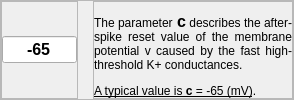
                        <widget class="QFrame" name="c_Izhik_frame">
                         <property name="frameShape">
                          <enum>QFrame::StyledPanel</enum>
                         </property>
                         <property name="frameShadow">
                          <enum>QFrame::Raised</enum>
                         </property>
                         <layout class="QHBoxLayout" name="horizontalLayout_24">
                          <property name="spacing">
                           <number>15</number>
                          </property>
                          <property name="leftMargin">
                           <number>0</number>
                          </property>
                          <property name="topMargin">
                           <number>0</number>
                          </property>
                          <property name="rightMargin">
                           <number>0</number>
                          </property>
                          <property name="bottomMargin">
                           <number>0</number>
                          </property>
                          <item>
                           <widget class="QFrame" name="c_value_frame">
                            <property name="frameShape">
                             <enum>QFrame::StyledPanel</enum>
                            </property>
                            <property name="frameShadow">
                             <enum>QFrame::Raised</enum>
                            </property>
                            <layout class="QHBoxLayout" name="horizontalLayout_25">
                             <property name="spacing">
                              <number>0</number>
                             </property>
                             <property name="leftMargin">
                              <number>0</number>
                             </property>
                             <property name="topMargin">
                              <number>0</number>
                             </property>
                             <property name="rightMargin">
                              <number>0</number>
                             </property>
                             <property name="bottomMargin">
                              <number>0</number>
                             </property>
                             <item>
                              <widget class="QLineEdit" name="c_value">
                               <property name="sizePolicy">
                                <sizepolicy hsizetype="Fixed" vsizetype="Fixed">
                                 <horstretch>0</horstretch>
                                 <verstretch>0</verstretch>
                                </sizepolicy>
                               </property>
                               <property name="minimumSize">
                                <size>
                                 <width>75</width>
                                 <height>0</height>
                                </size>
                               </property>
                               <property name="maximumSize">
                                <size>
                                 <width>75</width>
                                 <height>16777215</height>
                                </size>
                               </property>
                               <property name="font">
                                <font>
                                 <pointsize>12</pointsize>
                                 <bold>true</bold>
                                </font>
                               </property>
                               <property name="styleSheet">
                                <string notr="true"/>
                               </property>
                               <property name="text">
                                <string>-65</string>
                               </property>
                               <property name="alignment">
                                <set>Qt::AlignCenter</set>
                               </property>
                              </widget>
                             </item>
                            </layout>
                           </widget>
                          </item>
                          <item>
                           <widget class="QFrame" name="c_text_frame">
                            <property name="sizePolicy">
                             <sizepolicy hsizetype="Expanding" vsizetype="Preferred">
                              <horstretch>0</horstretch>
                              <verstretch>0</verstretch>
                             </sizepolicy>
                            </property>
                            <property name="frameShape">
                             <enum>QFrame::StyledPanel</enum>
                            </property>
                            <property name="frameShadow">
                             <enum>QFrame::Raised</enum>
                            </property>
                            <layout class="QHBoxLayout" name="horizontalLayout_26">
                             <property name="spacing">
                              <number>0</number>
                             </property>
                             <property name="leftMargin">
                              <number>0</number>
                             </property>
                             <property name="topMargin">
                              <number>0</number>
                             </property>
                             <property name="rightMargin">
                              <number>0</number>
                             </property>
                             <property name="bottomMargin">
                              <number>0</number>
                             </property>
                             <item>
                              <widget class="QLabel" name="c_text">
                               <property name="text">
                                <string>&lt;html&gt;&lt;head/&gt;&lt;body&gt;&lt;p&gt;&lt;span style=&quot; font-size:9pt;&quot;&gt;The parameter&lt;/span&gt;&lt;span style=&quot; font-size:12pt; font-weight:600;&quot;&gt; c&lt;/span&gt;&lt;span style=&quot; font-size:9pt;&quot;&gt; describes the after-spike reset value of the membrane potential v caused by the fast high-threshold K+ conductances. &lt;/span&gt;&lt;/p&gt;&lt;p&gt;&lt;span style=&quot; font-size:9pt; text-decoration: underline;&quot;&gt;A typical value is &lt;/span&gt;&lt;span style=&quot; font-size:9pt; font-weight:600; text-decoration: underline;&quot;&gt;c&lt;/span&gt;&lt;span style=&quot; font-size:9pt; text-decoration: underline;&quot;&gt; = -65 (mV)&lt;/span&gt;&lt;span style=&quot; font-size:9pt;&quot;&gt;.&lt;/span&gt;&lt;/p&gt;&lt;/body&gt;&lt;/html&gt;</string>
                               </property>
                               <property name="alignment">
                                <set>Qt::AlignBottom|Qt::AlignJustify</set>
                               </property>
                               <property name="wordWrap">
                                <bool>true</bool>
                               </property>
                              </widget>
                             </item>
                            </layout>
                           </widget>
                          </item>
                         </layout>
                        </widget>
